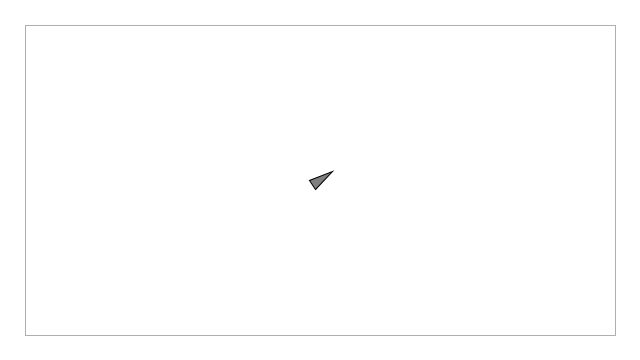
Frame 1 (no input)
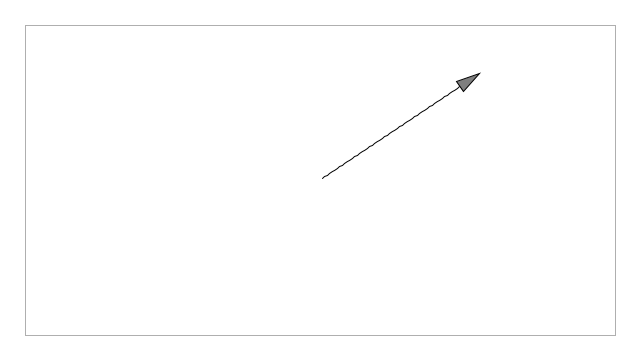
Frame 60 (the mouse pressed at the canvas centre just before this capture)
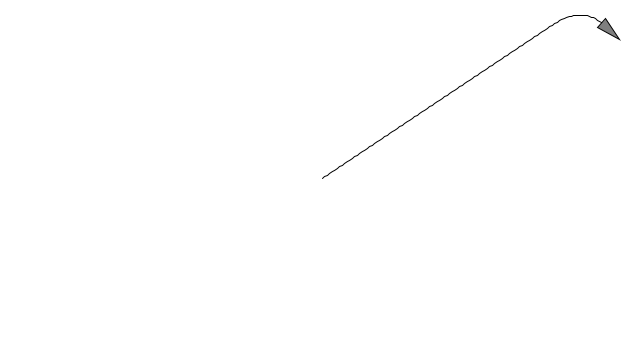
Frame 120 (the mouse held since frame 60 and released just before this capture)

The Processing sketch that drew these frames (run headless with seeded random() and noise(); from frame 60 on, the mouse is pressed at the canvas centre):

// Processing sketch: NOC_6_03_StayWithinWalls_trail
// ── NOC_6_03_StayWithinWalls_trail.pde
// The Nature of Code
// Daniel Shiffman
// http://natureofcode.com

// Stay Within Walls
// "Made-up" Steering behavior to stay within walls


Vehicle v;
boolean debug = true;

float d = 25;


void setup() {
  size(640, 360);
  v = new Vehicle(width/2, height/2);
}

void draw() {
  background(255);

  if (debug) {
    stroke(175);
    noFill();
    rectMode(CENTER);
    rect(width/2, height/2, width-d*2, height-d*2);
  }

  v.boundaries();
  v.run();
}

void mousePressed() {
  debug = !debug;
}


// ── Vehicle.pde
// Wander
// Daniel Shiffman <http://www.shiffman.net>
// The Nature of Code

// The "Vehicle" class

class Vehicle {
  ArrayList<PVector> history = new ArrayList<PVector>();

  PVector location;
  PVector velocity;
  PVector acceleration;
  float r;

  float maxspeed;
  float maxforce;
  
  Vehicle(float x, float y) {
    acceleration = new PVector(0, 0);
    velocity = new PVector(3, -2);
    velocity.mult(5);
    location = new PVector(x, y);
    r = 6;
    maxspeed = 3;
    maxforce = 0.15;
  }

  void run() {
    update();
    display();
  }

  // Method to update location
  void update() {
    // Update velocity
    velocity.add(acceleration);
    // Limit speed
    velocity.limit(maxspeed);
    location.add(velocity);
    // Reset accelertion to 0 each cycle
    acceleration.mult(0);
    
        history.add(location.get());
    if (history.size() > 500) {
      history.remove(0);
    }
  }

  void boundaries() {

    PVector desired = null;

    if (location.x < d) {
      desired = new PVector(maxspeed, velocity.y);
    } 
    else if (location.x > width -d) {
      desired = new PVector(-maxspeed, velocity.y);
    } 

    if (location.y < d) {
      desired = new PVector(velocity.x, maxspeed);
    } 
    else if (location.y > height-d) {
      desired = new PVector(velocity.x, -maxspeed);
    } 

    if (desired != null) {
      desired.normalize();
      desired.mult(maxspeed);
      PVector steer = PVector.sub(desired, velocity);
      steer.limit(maxforce);
      applyForce(steer);
    }
  }  

  void applyForce(PVector force) {
    // We could add mass here if we want A = F / M
    acceleration.add(force);
  }


  void display() {
       beginShape();
    stroke(0);
    strokeWeight(1);
    noFill();
    for(PVector v: history) {
      vertex(v.x,v.y);
    }
    endShape();
    
    
    // Draw a triangle rotated in the direction of velocity
    float theta = velocity.heading2D() + radians(90);
    fill(127);
    stroke(0);
    pushMatrix();
    translate(location.x, location.y);
    rotate(theta);
    beginShape(TRIANGLES);
    vertex(0, -r*2);
    vertex(-r, r*2);
    vertex(r, r*2);
    endShape();
    popMatrix();
  }
}
